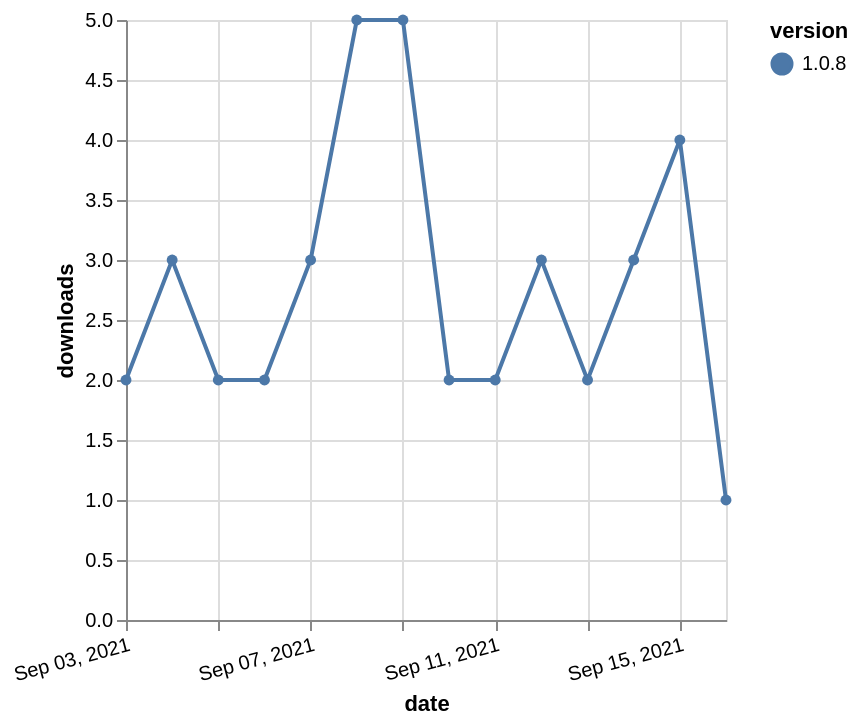

Source (Vega-Lite JSON):
### Vega-Lite specification from a JSON file in a GitHub repository (floating-point values rounded to 4 significant figures)
{"$schema": "https://vega.github.io/schema/vega-lite/v5.json", "description": "A simple bar chart with embedded data.", "data": {"values": [{"date": "2021-09-03", "total": 9700, "delta": 2, "version": "1.0.8"}, {"date": "2021-09-04", "total": 9703, "delta": 3, "version": "1.0.8"}, {"date": "2021-09-05", "total": 9705, "delta": 2, "version": "1.0.8"}, {"date": "2021-09-06", "total": 9707, "delta": 2, "version": "1.0.8"}, {"date": "2021-09-07", "total": 9710, "delta": 3, "version": "1.0.8"}, {"date": "2021-09-08", "total": 9715, "delta": 5, "version": "1.0.8"}, {"date": "2021-09-09", "total": 9720, "delta": 5, "version": "1.0.8"}, {"date": "2021-09-10", "total": 9722, "delta": 2, "version": "1.0.8"}, {"date": "2021-09-11", "total": 9724, "delta": 2, "version": "1.0.8"}, {"date": "2021-09-12", "total": 9727, "delta": 3, "version": "1.0.8"}, {"date": "2021-09-13", "total": 9729, "delta": 2, "version": "1.0.8"}, {"date": "2021-09-14", "total": 9732, "delta": 3, "version": "1.0.8"}, {"date": "2021-09-15", "total": 9736, "delta": 4, "version": "1.0.8"}, {"date": "2021-09-16", "total": 9737, "delta": 1, "version": "1.0.8"}]}, "width": "container", "mark": {"type": "line", "point": {"filled": true}}, "encoding": {"x": {"field": "date", "type": "temporal", "timeUnit": "yearmonthdate", "title": "date", "axis": {"labelAngle": -15}}, "y": {"field": "delta", "type": "quantitative", "title": "downloads"}, "color": {"field": "version", "type": "nominal"}, "tooltip": {"field": "delta"}}}
